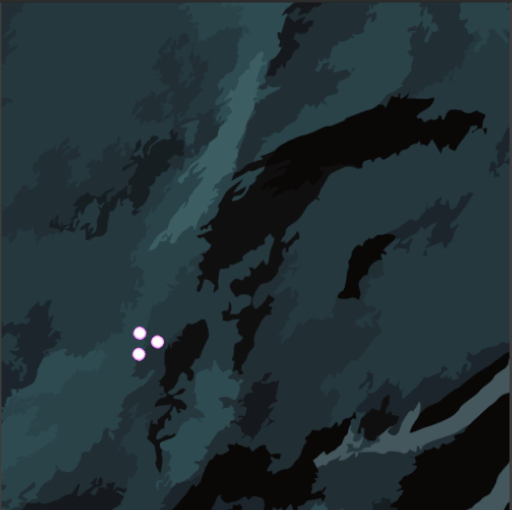
#> input picture img/led.jpg, 1023 x 1020 px, found by its file name (shown at 1/2 size)
$ python contours.py
#> lines starting #> are read from the running program, lines starting #| are printed output that depends on the picture; after the words box and inside, x2 and y2 are one past the last pixel; in counts of white or black regions, pixels touching at a corner belong together; long printed decimals are rounded
import os
import cv2 as cv

base_dir=r'/home/srishivanth/Desktop/OpenCV tutorial'
img_path=os.path.join(base_dir,'img','led.jpg')

img=cv.imread(img_path)
#> img is the input picture: shape (1020, 1023, 3); mean B, G, R 53.8, 49, 33.8
new=cv.resize(img,(850,720))
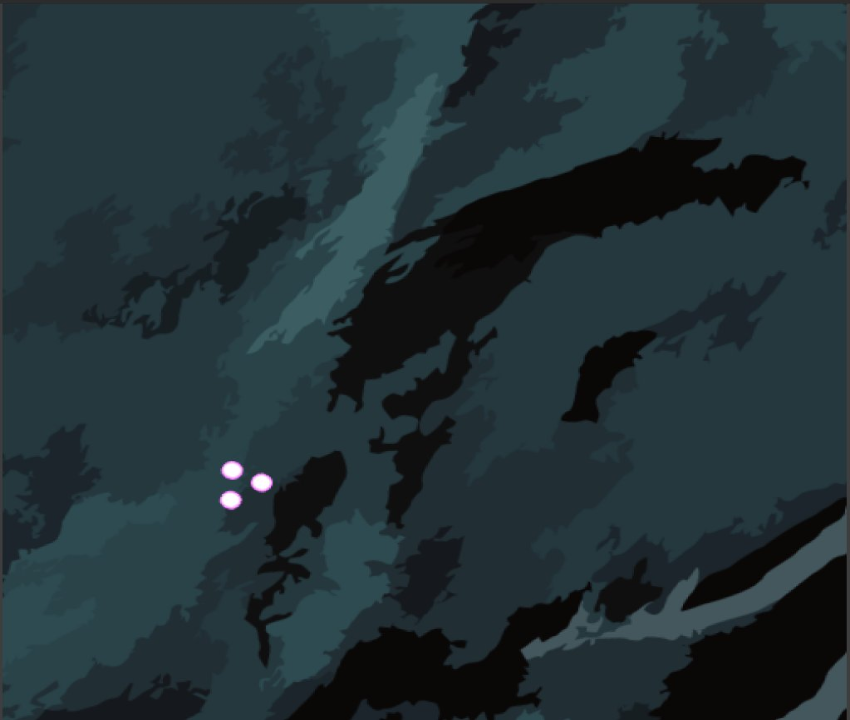
#> new: shape (720, 850, 3); mean B, G, R 53.7, 48.9, 33.8

grey=cv.cvtColor(new,cv.COLOR_BGR2GRAY)
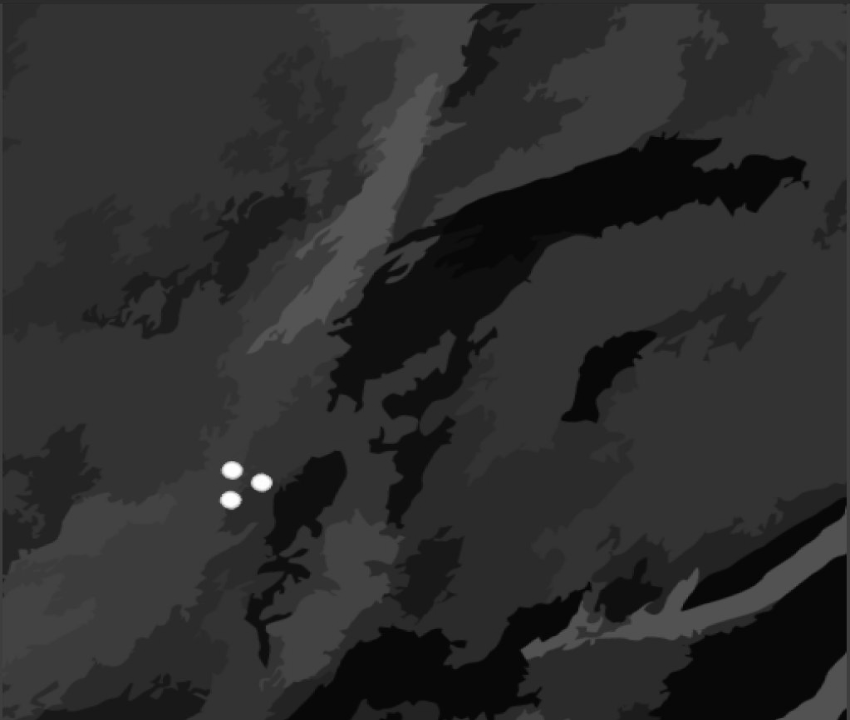
#> grey: shape (720, 850); min 2, max 255, mean 45

ret,thresh= cv.threshold(grey,120,255,cv.THRESH_BINARY)
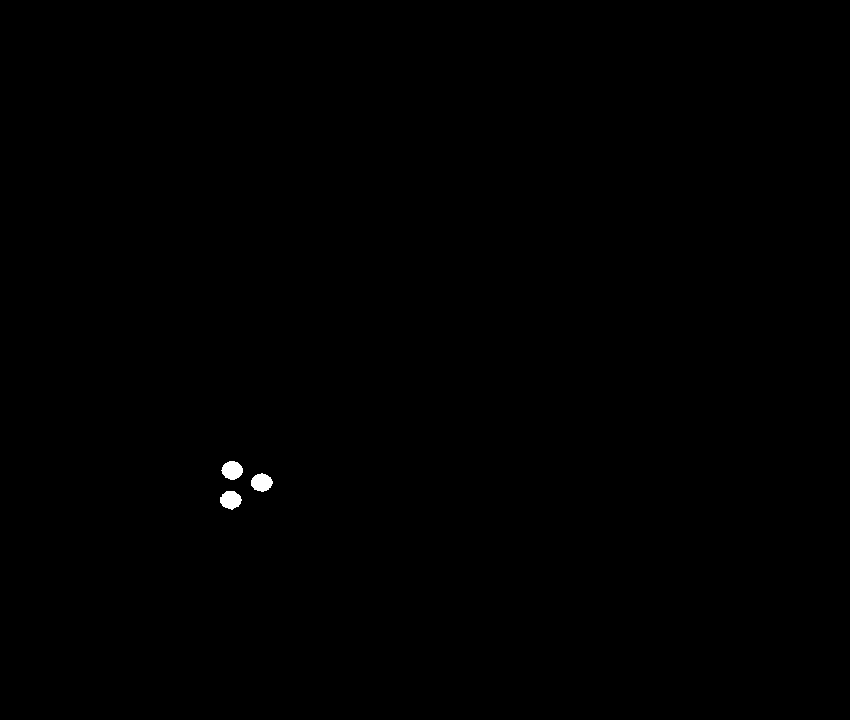
#> thresh: shape (720, 850); 0.15% white; 3 white regions

contours=cv.findContours(thresh,cv.RETR_TREE,cv.CHAIN_APPROX_SIMPLE)
#> contours = 3 contours; box (x1, y1, x2, y2) and area: (221, 461, 243, 480) 281, (220, 491, 242, 510) 276, (251, 473, 273, 492) 276

for cnt in contours[0]:
    #print(cv.contourArea(cnt) )
    if cv.contourArea(cnt) > 200:
        cv.drawContours(new,cnt,-1,(0,255,0),2)
        (x,y),n=cv.minEnclosingCircle(cnt)
        x1,y1,w,h=cv.boundingRect(cnt)
        print(x,y)
        #cv.rectangle(new,(x1-5,y1-5),(x1+w+5,y1+h+5),(0,255,0),2)
        cv.circle(new,(int(x),int(y)),int(n),(0,255,0),2)
#> this loop made 3 passes
#> (x, y, n, x1, y1) on passes 1 to 3: (230.4, 499.5, 10.65, 220, 491), (261.4, 482.5, 10.7, 251, 473), (231.6, 470, 10.6, 221, 461)
#| 230.357 499.5
#| 261.405 482.5
#| 231.595 470.0
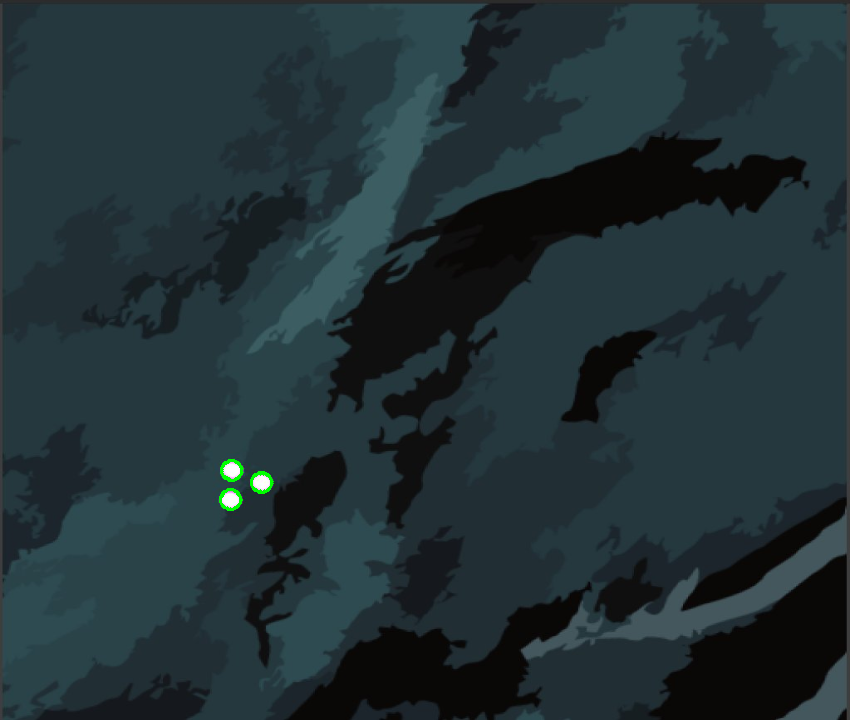
#> new: shape (720, 850, 3); 0.11% of pixels changed, all inside (x1, y1, x2, y2) = (219, 459, 274, 511)


cv.imshow('thresh',new)
cv.waitKey(0)
cv.destroyAllWindows()
